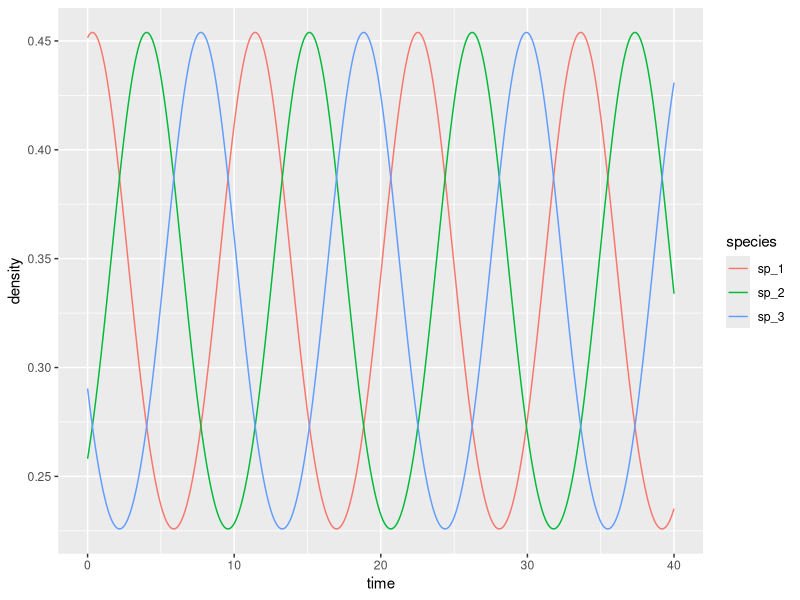
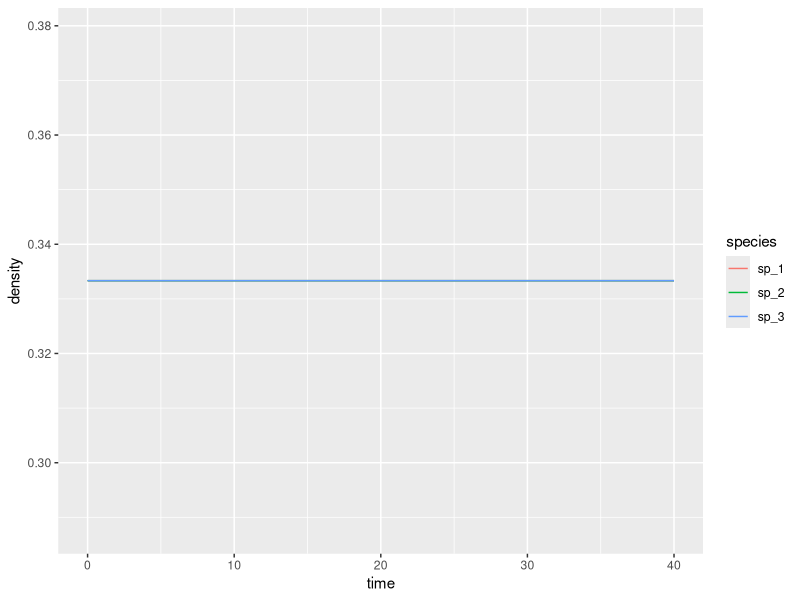
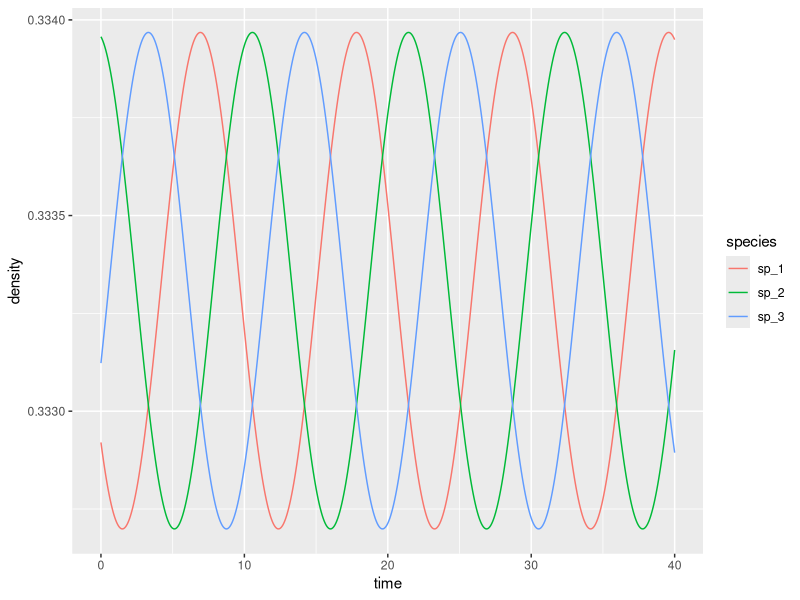
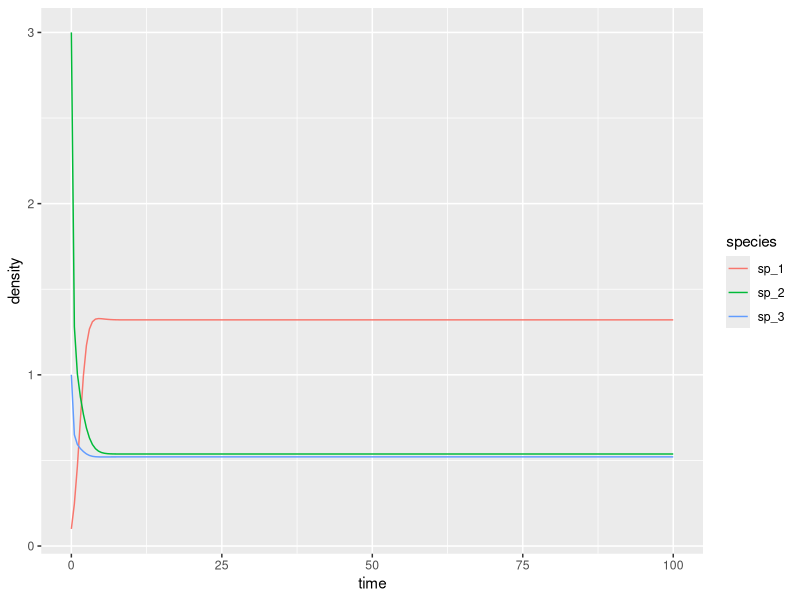
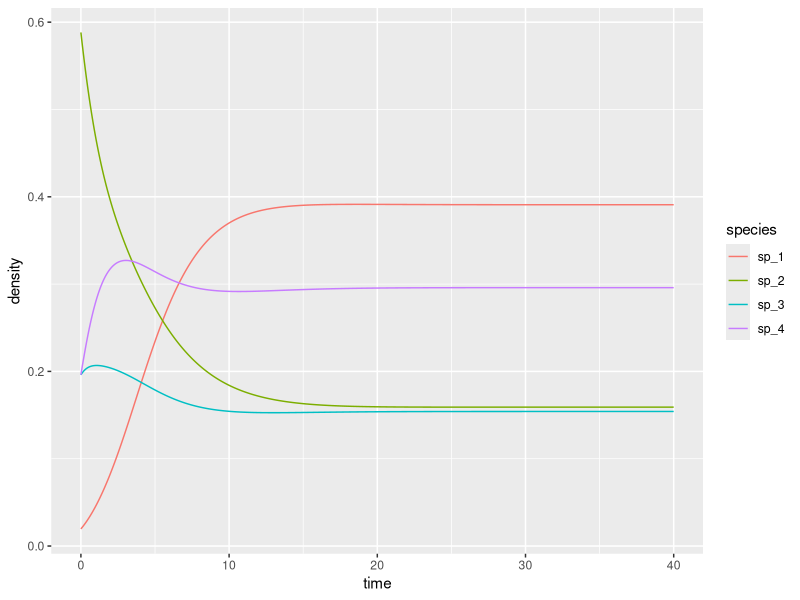
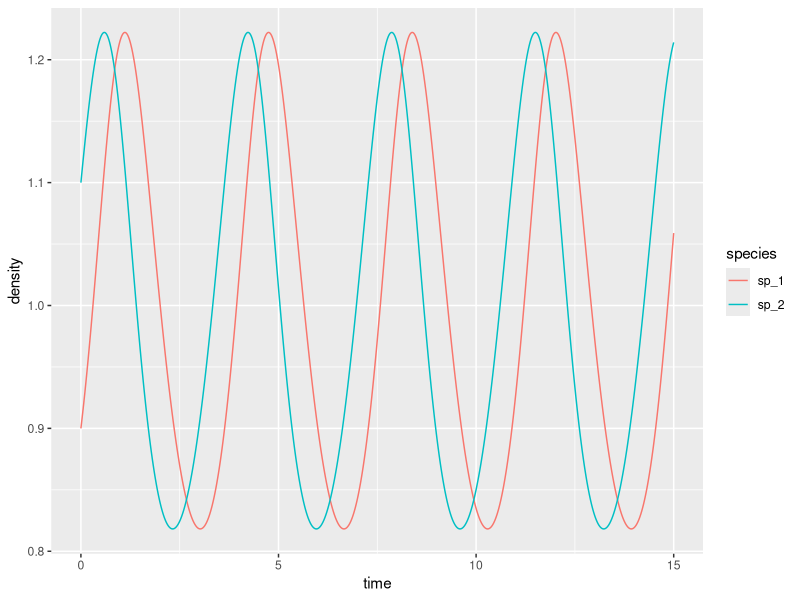
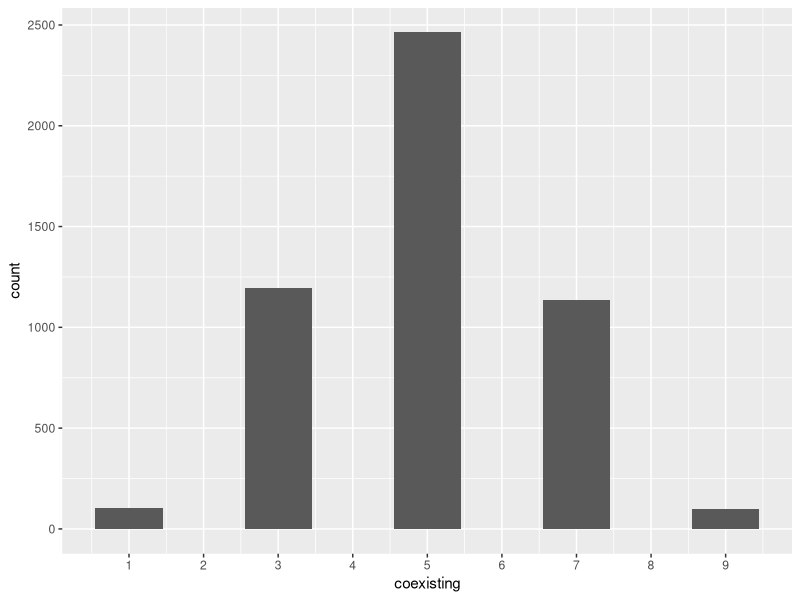
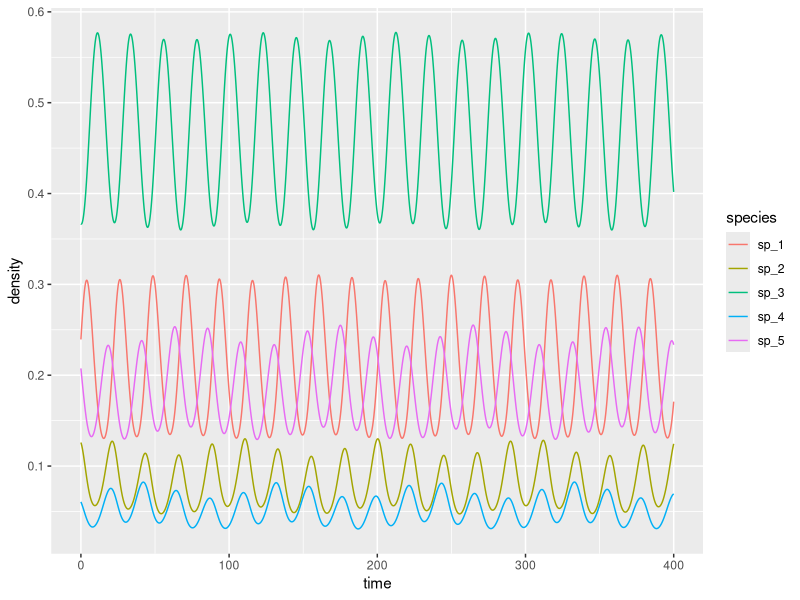

Recreate these plots in R, in order.
## ---- chunk 1
knitr::opts_chunk$set(
  eval      = TRUE,
  comment   = "#",
  results   = "hold",
  message = FALSE,
  warning = FALSE,
  # collapse  = TRUE,
  fig.align = "center")
#library(png) 
library(jpeg)
#library(knitr)
## ---- chunk 2
library(deSolve) # integrate ODEs
library(tidyverse) # plotting and wrangling
# define the differential equation
RE <-function(t, x, parameters){
  with(as.list(c(x, parameters)), {
    x[x < 10^-8] <- 0 # prevent numerical problems
    x <- x / sum(x) # keep on simplex
    dxdt <- x * (A %*% x - sum(x * A %*% x))
    list(dxdt)
  })
}
# function to plot output
plot_ODE_output <- function(out){
  out <- as.data.frame(out)
  colnames(out) <- c("time", paste("sp", 1:(ncol(out) -1), sep = "_"))
  out <- as_tibble(out) %>% gather(species, density, -time)
  pl <- ggplot(data = out) + 
    aes(x = time, y = density, colour = species) + 
    geom_line()
  show(pl)
  return(out)
}
# general function to integrate RE
integrate_RE <- function(A, x0, maxtime = 40, steptime = 0.05){
  times <- seq(0, maxtime, by = steptime)
  parameters <- list(A = A)
  # solve numerically
  out <- ode(y = x0, times = times, 
           func = RE, parms = parameters, 
           method = "ode45")
  # plot and make into tidy form
  out <- plot_ODE_output(out)
  return(out)
}
# payoff matrix
A <- matrix(c(0, -1, 1,
              1, 0, -1,
              -1, 1, 0), 3, 3, byrow = TRUE)
# initial conditions
x0 <- runif(3)
x0 <- x0 / sum(x0)
rps <- integrate_RE(A, x0)
## ---- chunk 3
x0 <- rep(1 / 3, 3)
rps <- integrate_RE(A, x0)
## ---- chunk 4
x0 <- rep(1/3, 3) + 0.05 * runif(3)
x0 <- x0 / sum(x0)
rps <- integrate_RE(A, x0)
## ---- chunk 5
# Generalized Lotka-Volterra model
GLV <- function(t, x, parameters){
  with(as.list(c(x, parameters)), {
    x[x < 10^-8] <- 0 # prevent numerical problems
    dxdt <- x * (r + A %*% x)
    list(dxdt)
  })
}
# general function to integrate GLV
integrate_GLV <- function(r, A, x0, maxtime = 100, steptime = 0.5){
  times <- seq(0, maxtime, by = steptime)
  parameters <- list(r = r, A = A)
  # solve numerically
  out <- ode(y = x0, times = times, 
           func = GLV, parms = parameters, 
           method = "ode45")
  # plot and make into tidy form
  out <- plot_ODE_output(out)
  return(out)
}
## ---- chunk 6
r <- c(1, 2, 3)
A <- matrix(c(-1, 0.5, 0.1,
              -0.7, -2, 0,
              -0.3, 0, -5), 3, 3, byrow = TRUE)
x0 <- c(0.1, 3, 1)
glvex <- integrate_GLV(r, A, x0)
## ---- chunk 7
B <- matrix(0, 4, 4)
B[1:3, 1:3] <- A
B[1:3, 4] <- r
B
y0 <- c(x0, 1)
y0 <- y0 / sum(y0)
reex <- integrate_RE(B, y0)
## ---- chunk 8
glvex %>% filter(time == 100)
## ---- chunk 9
reex %>% filter(time == 40)
reex %>% filter(time == 40) %>% mutate(density = density / tail(density, 1))
## ---- chunk 10
r <- c(-1, 1)
A <- matrix(c(-1, 2,
              -2, 1), 2, 2, byrow = TRUE)
x0 <- c(0.9, 1.1)
glvex <- integrate_GLV(r, A, x0, maxtime = 15, steptime = 0.01)
## ---- chunk 11
library(lpSolve)
# Build a random matrix H such that H_ij + H_ji = 1
random_H <- function(n){
  # build random hypertournament H
  H <- matrix(runif(n * n), n, n)
  return(H / (H + t(H)))
}
# Find the optimal strategy for the two-person game encoded in H
# using linear programming.
# This is also the coexistence equilibrium of the dynamical system.
find_optimal_strategy <- function(H){
  n <- dim(H)[1]
  f.obj <- rep(1, n)
  f.con <- H
  f.rhs <- rep(1, n)
  f.dir <- rep("<=", n)
  z <- lp ("max", f.obj, f.con, f.dir, f.rhs)
  return(z$solution / sum(z$solution))
}
## ---- chunk 12
n <- 10
num_simulations <- 5000
results <- tibble(simulation = 1:num_simulations, coexisting = 0)
for (i in 1:num_simulations){
  H <- random_H(n)
  coexisting <- find_optimal_strategy(H)
  results[i,"coexisting"] <- sum((coexisting > 0)*1)
}
# and plot
ggplot(data = results) + 
  aes(x = coexisting) + 
  geom_bar() + 
  scale_x_continuous(breaks = 0:10)
## ---- chunk 13
n <- 5
# search for random H yielding all species coexisting
i <- 0
while(TRUE){
  i <- i + 1
  set.seed(i)
  H <- random_H(n)
  x_star <- find_optimal_strategy(H)
  if (all(x_star) > 0) break
}
# payoff matrix
A <- H - t(H)
# initial conditions close to equilibrium
x0 <- x_star + runif(n) * 0.2
x0 <- x0 / sum(x0)
fivespp <- integrate_RE(A, x0, maxtime = 400, steptime = 0.1)
## ---- chunk 14
# Now payoff is a tensor
RE_3 <- function(t, x, parameters){
  with(as.list(c(x, parameters)), {
    x[x < 10^-8] <- 0 # prevent numerical problems
    x <- x / sum(x) # keep on simplex
    n <- length(x)
    dxidt <- rep(0, n)
    for (i in 1:n){
      dxidt[i] <- x[i] * x %*% P3[i,,] %*% x
    }
    list(dxidt)
  })
}
# general function to integrate RE_3
integrate_RE_3 <- function(H, x0, maxtime = 40, steptime = 0.05){
  times <- seq(0, maxtime, by = steptime)
  n <- nrow(H)
  P3 <- array(0, c(n, n, n))
  for (i in 1:n){
    for (j in 1:n){
      for (k in 1:n){
        P3[i,j,k] <- 2 * H[i,j] * H[i,k] -  H[j,i] * H[j,k] - H[k,i] * H[k,j]
      }
    }
  }
  parameters <- list(P3 = P3)
  # solve numerically
  out <- ode(y = x0, times = times, 
           func = RE_3, parms = parameters, 
           method = "ode45")
  # plot and make into tidy form
  out <- plot_ODE_output(out)
  return(out)
}
# integrate the system above
fivespp <- integrate_RE_3(H, x0, maxtime = 800, steptime = 0.1)
## ---- chunk 15
H <- matrix(c(1/2, 1, 0,
              0, 1/2, 1,
              1, 0, 1/2), 3, 3, byrow = TRUE)
x0 <- runif(3)
x0 <- x0 / sum(x0)
rps <- integrate_RE_3(H, x0, maxtime = 50, steptime = 0.1)
